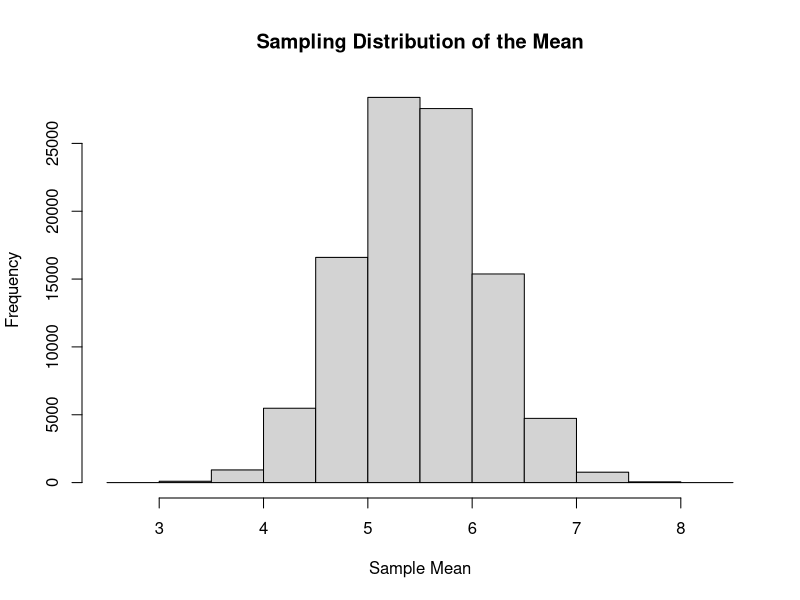
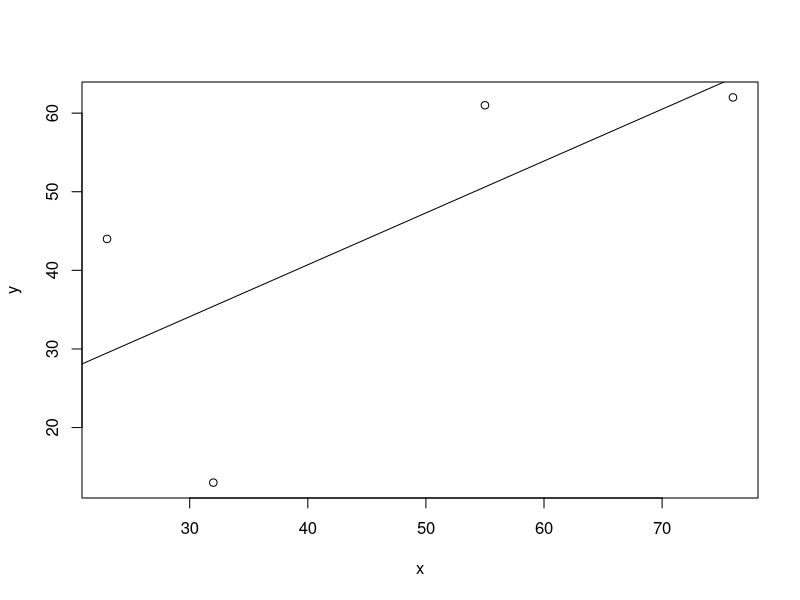

Write the R code that produced these figures, in order.
# Lab 1 - Sampling and Regression

# 1. Create a sample
x <- c(1, 2, 3, 4, 5, 6, 7, 8, 9, 10)

MySample <- sample(x, 20, replace = TRUE)
MySample


# 2. Calculate the mean
mean(MySample)


# 3. Create a function to calculate a sample mean
find_my_mean <- function(x) {
  MySample <- sample(x, 20, replace = TRUE)
  MyMean <- mean(MySample)
  return(MyMean)
}

find_my_mean(x)

# Simulate the sampling distribution of the mean
pizzas <- replicate(100000, find_my_mean(x))

hist(
  pizzas,
  main = "Sampling Distribution of the Mean",
  xlab = "Sample Mean"
)


# 4. Calculate z-scores
z_score <- (x - mean(x)) / sd(x)
z_score


# 5. Calculate the mean and standard deviation
Mymean <- mean(x)
Mydeviation <- sd(x)

Mymean
Mydeviation


# 7. Probability within 0.5 standard deviations
pnorm(0.5, 0, 1) - pnorm(-0.5, 0, 1)


# 8. Calculate R-squared
# cor(x, y)^2


# 9. Linear regression
# Calculate the slope and intercept using lm()


# 10. Regression example
x <- c(32, 76, 23, 55)
y <- c(13, 62, 44, 61)

plot(x, y)
abline(lm(y ~ x))

spedley <- lm(y ~ x)

summary(spedley)

r_squared <- cor(x, y)^2
r_squared

# Slope: 0.6598
# Intercept: 14.3182
# R-squared: 0.4728
# p-value for slope: 0.3124
